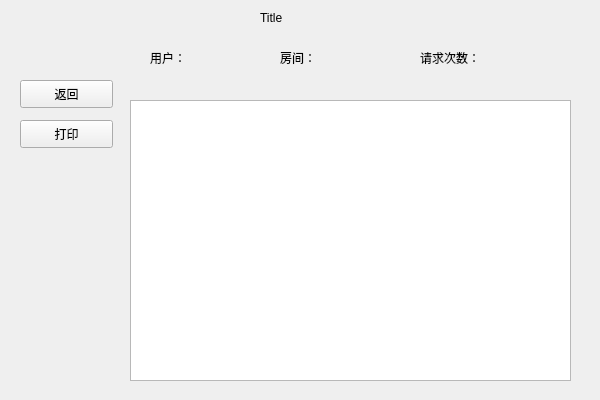
<?xml version="1.0" encoding="UTF-8"?>
<ui version="4.0">
 <class>RecordsWindow</class>
 <widget class="QWidget" name="RecordsWindow">
  <property name="geometry">
   <rect>
    <x>0</x>
    <y>0</y>
    <width>600</width>
    <height>400</height>
   </rect>
  </property>
  <property name="windowTitle">
   <string>Form</string>
  </property>
  <widget class="QWidget" name="widget_detailedBill" native="true">
   <property name="geometry">
    <rect>
     <x>130</x>
     <y>40</y>
     <width>441</width>
     <height>341</height>
    </rect>
   </property>
   <widget class="QListWidget" name="listWidget_db">
    <property name="geometry">
     <rect>
      <x>0</x>
      <y>60</y>
      <width>441</width>
      <height>281</height>
     </rect>
    </property>
   </widget>
   <widget class="QLabel" name="lb_user_db">
    <property name="geometry">
     <rect>
      <x>20</x>
      <y>10</y>
      <width>101</width>
      <height>16</height>
     </rect>
    </property>
    <property name="text">
     <string>用户：</string>
    </property>
   </widget>
   <widget class="QLabel" name="lb_room_db">
    <property name="geometry">
     <rect>
      <x>150</x>
      <y>10</y>
      <width>101</width>
      <height>16</height>
     </rect>
    </property>
    <property name="text">
     <string>房间：</string>
    </property>
   </widget>
   <widget class="QLabel" name="lb_times_db">
    <property name="geometry">
     <rect>
      <x>290</x>
      <y>10</y>
      <width>141</width>
      <height>16</height>
     </rect>
    </property>
    <property name="autoFillBackground">
     <bool>false</bool>
    </property>
    <property name="frameShadow">
     <enum>QFrame::Plain</enum>
    </property>
    <property name="text">
     <string>请求次数：</string>
    </property>
    <property name="wordWrap">
     <bool>false</bool>
    </property>
   </widget>
  </widget>
  <widget class="QPushButton" name="bt_return">
   <property name="geometry">
    <rect>
     <x>20</x>
     <y>80</y>
     <width>93</width>
     <height>28</height>
    </rect>
   </property>
   <property name="text">
    <string>返回</string>
   </property>
  </widget>
  <widget class="QPushButton" name="bt_print">
   <property name="geometry">
    <rect>
     <x>20</x>
     <y>120</y>
     <width>93</width>
     <height>28</height>
    </rect>
   </property>
   <property name="text">
    <string>打印</string>
   </property>
  </widget>
  <widget class="QLabel" name="lb_recordTitle">
   <property name="geometry">
    <rect>
     <x>260</x>
     <y>10</y>
     <width>72</width>
     <height>15</height>
    </rect>
   </property>
   <property name="text">
    <string>Title</string>
   </property>
  </widget>
 </widget>
 <resources/>
 <connections/>
</ui>
